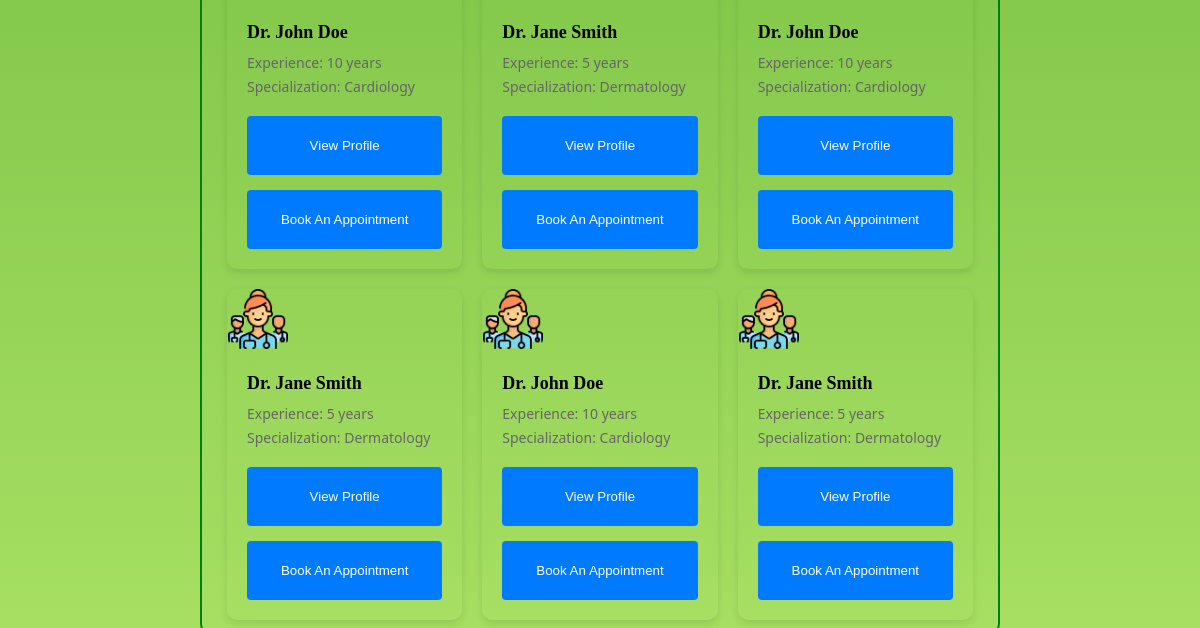
Page /homepage (lower part) on the earlier database version.
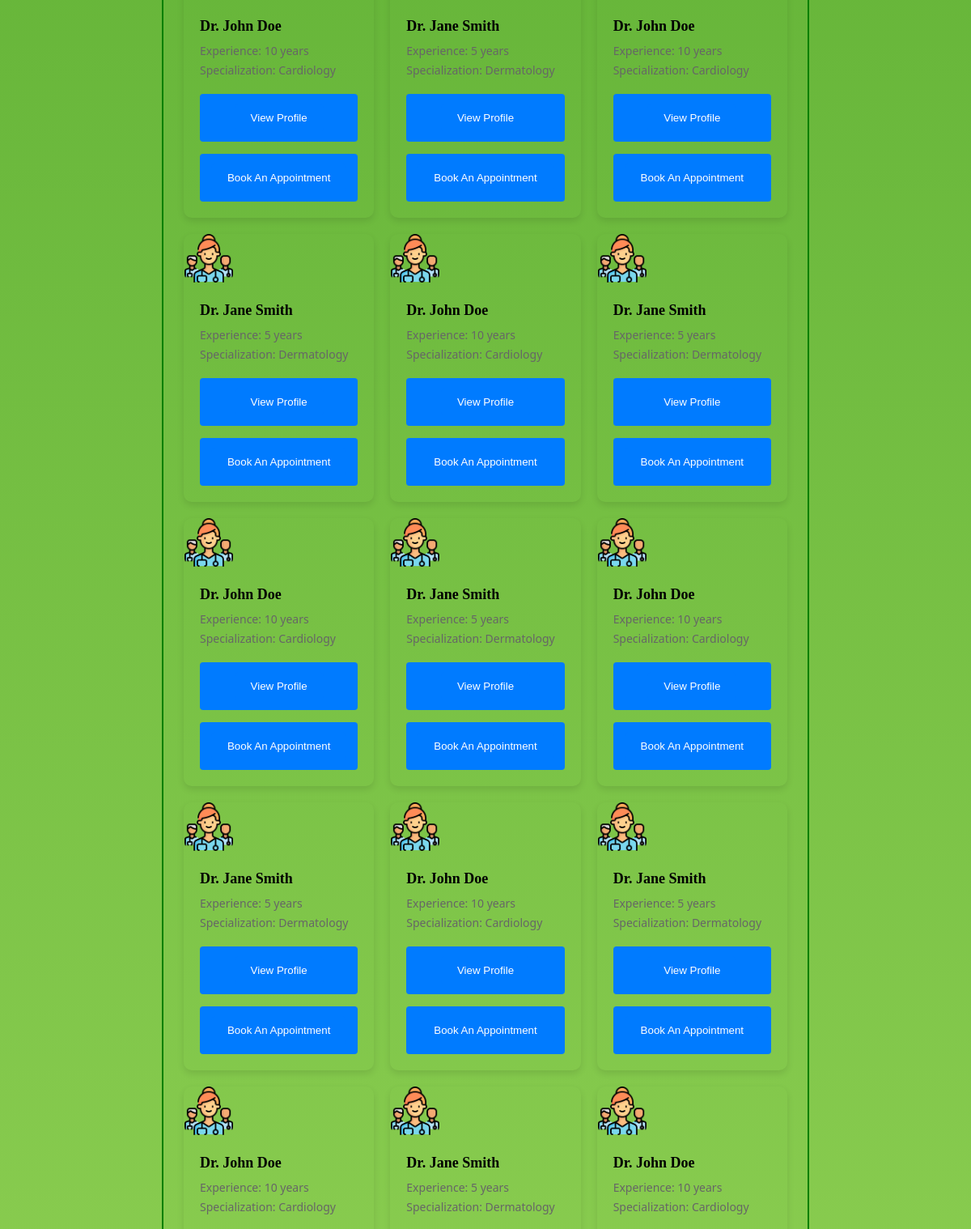
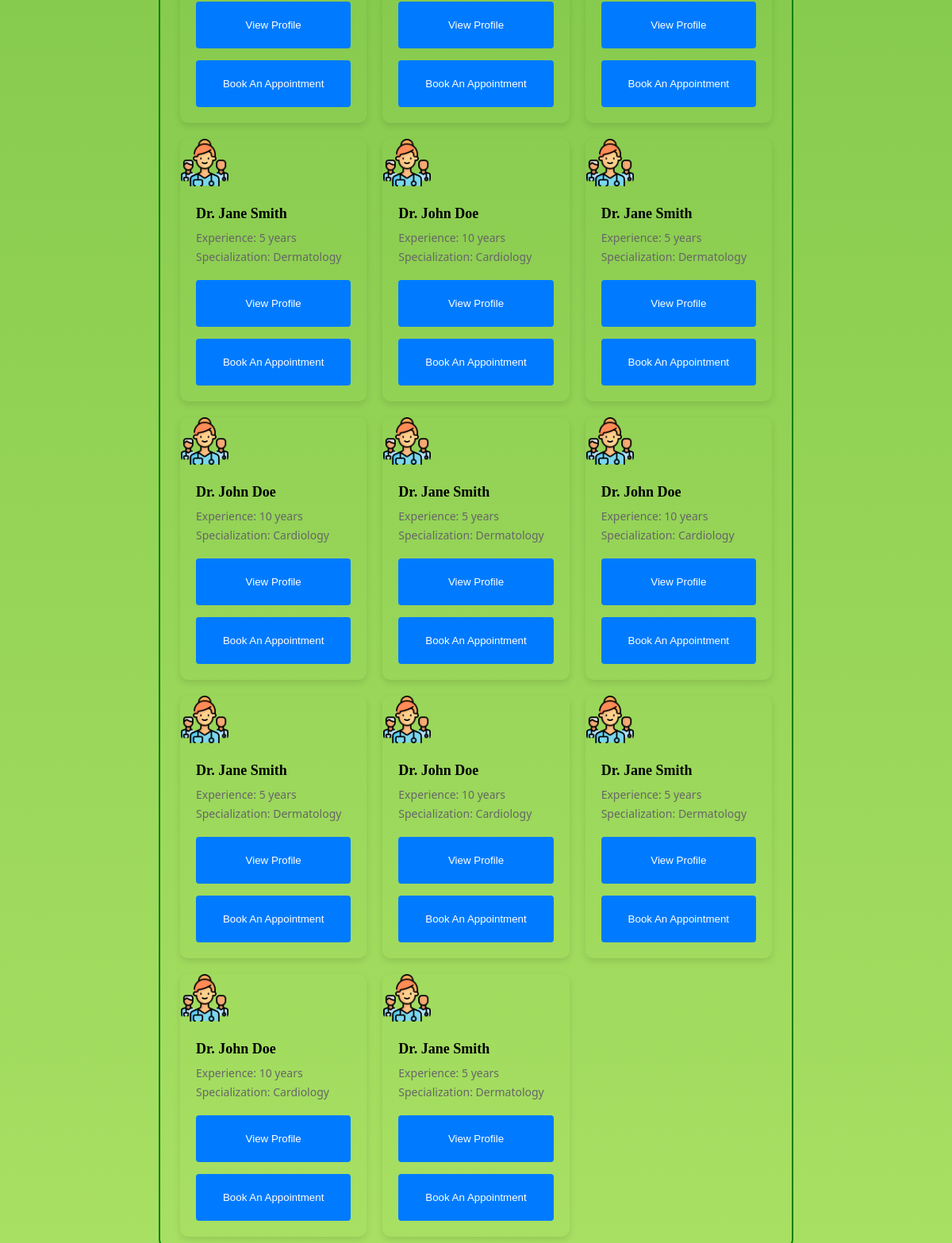
Same page on the later database version (2 pictures, top to bottom).
### tables this page shows
CREATE TABLE doctors (
            id INTEGER PRIMARY KEY AUTOINCREMENT,
            name TEXT,
            specialty TEXT,
            experience TEXT
        );

### app.py (the view)
@app.route('/homepage')
def homepage():
    conn = sqlite3.connect('schema.db')
    cursor = conn.cursor()
    cursor.execute('SELECT * FROM doctors')
    doctors = cursor.fetchall()
    cursor.close()
    conn.close()
    return render_template('userpage.html', doctors=doctors)

### templates/userpage.html (shortened to what this page needs)
<!DOCTYPE html>
<html lang="en">
<head>
    <link rel="stylesheet" href="{{ url_for('static', filename='css/userpage.css') }}">
</head>
<body>
    <div class="container">
        <div class="doctors-container">
            {% for doctor in doctors %}
            <div class="card shadow-sm">
                <img src="{{ url_for('static', filename='image/med.png') }}" class="card-img-top" alt="Doctor" />
                <div class="card-body">
                    <h5 class="card-title">{{ doctor[1] }}</h5>
                    <p class="card-text">Experience: {{ doctor[3] }}</p>
                    <p class="card-text">Specialization: {{ doctor[2] }}</p>
                    <button><a href="{{ url_for('view_profile', doctor_id=doctor[0]) }}" style="background-color: #007bff;">View Profile</a></button>
                    <button><a href="{{ url_for('book_appointment', doctor_id=doctor[0]) }}" style="background-color: #007bff;">Book An Appointment</a></button>
                </div>
            </div>
            {% endfor %}
        </div>
    </div>
</body>
</html>

### static/css/userpage.css (style rules this page uses)
body { background: -webkit-linear-gradient(to top, #a8e063, #56ab2f); background: linear-gradient(to top, #a8e063, #56ab2f); background-repeat: no-repeat; width: 100vw; height: 100vh; display: flex; flex-direction: column; justify-content: center; align-items: center; }
.container { box-sizing: border-box; display: flex; flex-direction: column; width: 800px; border: 2px solid green; border-radius: 10px; padding: 12px 25px; margin-bottom: 20px; overflow: auto; }
* { margin: 0; padding: 0; box-sizing: border-box; }
button { margin-top: 15px; width: 100%; padding: 12px; background-color: #007bff; color: #fff; border: none; border-radius: 4px; cursor: pointer; }
a { display: inline-block; padding: 10px 20px; background-color: green; color: #fff; text-decoration: none; border-radius: 5px; transition: all 1s ease; }
img { width: 60px; height: 60px; border-radius: 10px; margin: auto 1px; }
p { color: azure; font-family: "Segoe UI", Tahoma, Geneva, Verdana, sans-serif; }
.doctors-container { display: grid; grid-template-columns: repeat(auto-fill, minmax(200px, 1fr)); gap: 20px; }
.card { border-radius: 10px; box-shadow: 0 4px 8px rgba(0, 0, 0, 0.1); transition: box-shadow 0.3s ease; }
.card-body { padding: 20px; }
.card-title { font-size: 18px; font-weight: bold; margin-bottom: 10px; }
.card-text { font-size: 14px; color: #666; margin-bottom: 5px; }

Differences in the rows shown:
added doctors: name "Dr. John Doe", experience "10 years", specialty "Cardiology"
added doctors: name "Dr. Jane Smith", experience "5 years", specialty "Dermatology"
added doctors: name "Dr. John Doe", experience "10 years", specialty "Cardiology"
added doctors: name "Dr. Jane Smith", experience "5 years", specialty "Dermatology"
added doctors: name "Dr. John Doe", experience "10 years", specialty "Cardiology"
added doctors: name "Dr. Jane Smith", experience "5 years", specialty "Dermatology"
added doctors: name "Dr. John Doe", experience "10 years", specialty "Cardiology"
added doctors: name "Dr. Jane Smith", experience "5 years", specialty "Dermatology"
added doctors: name "Dr. John Doe", experience "10 years", specialty "Cardiology"
added doctors: name "Dr. Jane Smith", experience "5 years", specialty "Dermatology"
added doctors: name "Dr. John Doe", experience "10 years", specialty "Cardiology"
added doctors: name "Dr. Jane Smith", experience "5 years", specialty "Dermatology"
added doctors: name "Dr. John Doe", experience "10 years", specialty "Cardiology"
added doctors: name "Dr. Jane Smith", experience "5 years", specialty "Dermatology"
added doctors: name "Dr. John Doe", experience "10 years", specialty "Cardiology"
added doctors: name "Dr. Jane Smith", experience "5 years", specialty "Dermatology"
added doctors: name "Dr. John Doe", experience "10 years", specialty "Cardiology"
added doctors: name "Dr. Jane Smith", experience "5 years", specialty "Dermatology"
added doctors: name "Dr. John Doe", experience "10 years", specialty "Cardiology"
added doctors: name "Dr. Jane Smith", experience "5 years", specialty "Dermatology"
